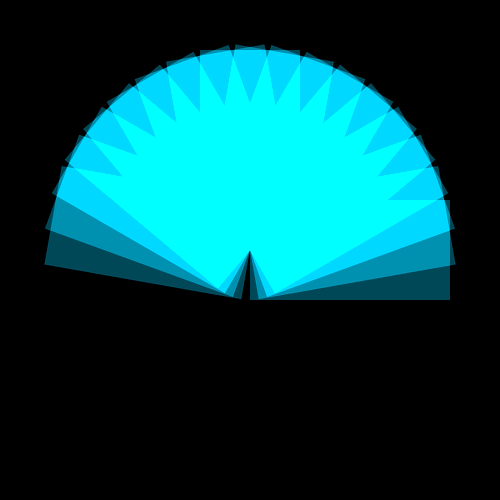

Write Python code to recreate this figure.
import numpy as np
from scipy import ndimage
from PIL import Image

# Step 1: Create canvas and define parameters
canvas_size = 500
canvas = np.zeros((canvas_size, canvas_size, 3), dtype=np.uint8)

# Define rotation parameters
number_of_rotations = 18
angle_step = 180 / number_of_rotations  # Spread across 180 degrees

# Step 2: Create a simple colored rectangle shape
# The rectangle is offset from center to create the fan effect
shape = np.zeros((canvas_size, canvas_size, 3), dtype=np.uint8)

# Draw a cyan rectangle (positioned to one side)
rect_top, rect_bottom = 200, 300      # Vertical position (centered)
rect_left, rect_right = 250, 450       # Horizontal position (right side)
shape[rect_top:rect_bottom, rect_left:rect_right] = [0, 180, 220]  # Cyan color

# Step 3: Apply multiple rotations and accumulate
for i in range(number_of_rotations):
    rotation_angle = i * angle_step

    # Rotate the shape
    rotated_shape = ndimage.rotate(shape, rotation_angle, reshape=False, mode='constant', cval=0)

    # Add to canvas with additive blending (clipped to 255)
    # Reduce intensity so overlaps don't saturate immediately
    intensity_factor = 0.4
    contribution = (rotated_shape * intensity_factor).astype(np.uint8)
    canvas = np.clip(canvas.astype(np.int16) + contribution.astype(np.int16), 0, 255).astype(np.uint8)

# Step 4: Save the artistic result
output = Image.fromarray(canvas, mode='RGB')
output.save('rotation_pattern.png')